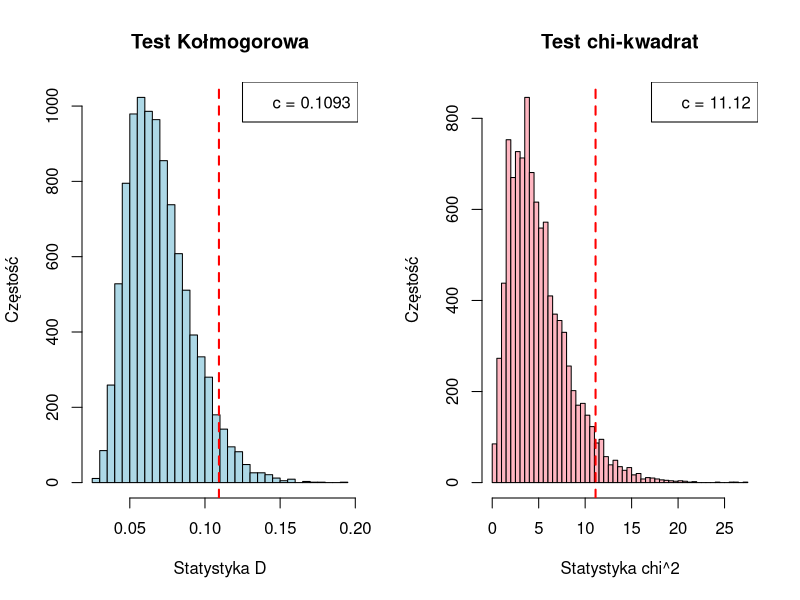

The R source for this figure:
## ---- chunk 1
set.seed(123)
library(tidyverse)
## ---- chunk 2
dyst_empiryczna <- function(data) {
  n <- length(data)
  sorted <- sort(data)
  return(sapply(data, function(x) sum(sorted <= x) / n))
}

dyst_teoretyczna <- function(data, mu, sigma) {
  return(pnorm(data, mean = mu, sd = sigma))
}

# Test Kołmogorowa
# Dla hipotezy prostej H0: X ~ N(mu0, sigma0^2)
test_kolmogorow <- function(x, mu0, sigma0) {
  x <- as.numeric(x)
  x_sorted <- sort(x)
  n <- length(x)
  
  F_emp_right <- dyst_empiryczna(x_sorted)
  F_emp_left <- c(0, F_emp_right[-n])
  F_teor <- dyst_teoretyczna(x_sorted, mu0, sigma0)
  
  D <- max(abs(F_emp_right - F_teor), abs(F_emp_left - F_teor))
  return(D)
}

# Test chi^2 z podziałem na klasy wyznaczone przez kwantyle
test_chi2<- function(x, mu0, sigma0, k) {
  x <- as.numeric(x)
  n <- length(x)
  
  prob <- seq(0, 1, length.out = k + 1)
  edges <- qnorm(prob, mean = mu0, sd = sigma0)

  classes <- cut(x, breaks = edges, include.lowest = TRUE)
  O_i <- as.numeric(table(classes))
  
  E_i <- rep(n / k, k)
  chi2 <- sum((O_i - E_i)^2 / E_i)
  
  return(chi2) 
}

n <- 100
dane <- rnorm(n, 0 , 1)

D <- test_kolmogorow(dane, mu0 = 0, sigma0 = 1)
ks_test <- ks.test(dane, "pnorm", mean = 0, sd = 1)

print(D)
print(ks_test$statistic)

## ---- chunk 3
# Parametry:
# n - liczebność próby
# mu0 - średnia teoretyczna
# sigma0 - odchylenie standardowe teoretyczne
# k - liczba klas w teście chi-kwadrat
# alpha - poziom istotnosci
# N_mc - liczba replikacji Monte Carlo

wartosci_krytyczne <- function(n, mu0, sigma0, k, alpha = 0.05, N_mc = 10000) {
  
  stat_ks <- numeric(N_mc)
  stat_chi2 <- numeric(N_mc)

  # MONTE CARLO
  for(i in 1:N_mc) {
    sztuczne_dane <- rnorm(n, mean = mu0, sd = sigma0)
    stat_ks[i]   <- test_kolmogorow(sztuczne_dane, mu0, sigma0)
    stat_chi2[i] <- test_chi2(sztuczne_dane, mu0, sigma0, k)
  }
  
  sorted_ks <- sort(stat_ks)
  c_ks <- sorted_ks[which(dyst_empiryczna(sorted_ks) >= (1 - alpha))[1]]
  
  sorted_chi <- sort(stat_chi2)  
  c_chi2 <- sorted_chi[which(dyst_empiryczna(sorted_chi) >= (1 - alpha))[1]]
  
  return(
    list(
      c_ks = c_ks, 
      c_chi2 = c_chi2, 
      stat_ks = stat_ks, 
      stat_chi2 = stat_chi2,
      N_replikacji = N_mc,
      alpha = alpha
      )
    )
}

wyniki <- wartosci_krytyczne(n = 150, mu0 = 10, sigma0 = 2, k = 6, alpha = 0.05, N_mc = 10000)

str(wyniki)

par(mfrow = c(1, 2))

hist(wyniki$stat_ks, breaks = 50, col = "lightblue", 
     main = "Test Kołmogorowa", 
     xlab = "Statystyka D", 
     ylab = "Częstość")
abline(v = wyniki$c_ks, col = "red", lwd = 2, lty = 2)
legend("topright", 
       paste("c =", round(wyniki$c_ks, 4)))

hist(wyniki$stat_chi2, breaks = 50, col = "lightpink", 
     main = "Test chi-kwadrat", 
     xlab = "Statystyka chi^2", 
     ylab = "Częstość")
abline(v = wyniki$c_chi2, col = "red", lwd = 2, lty = 2)
legend("topright", 
       paste("c =", round(wyniki$c_chi2, 4)))

## ---- chunk 4

## ---- chunk 5

## ---- chunk 6
